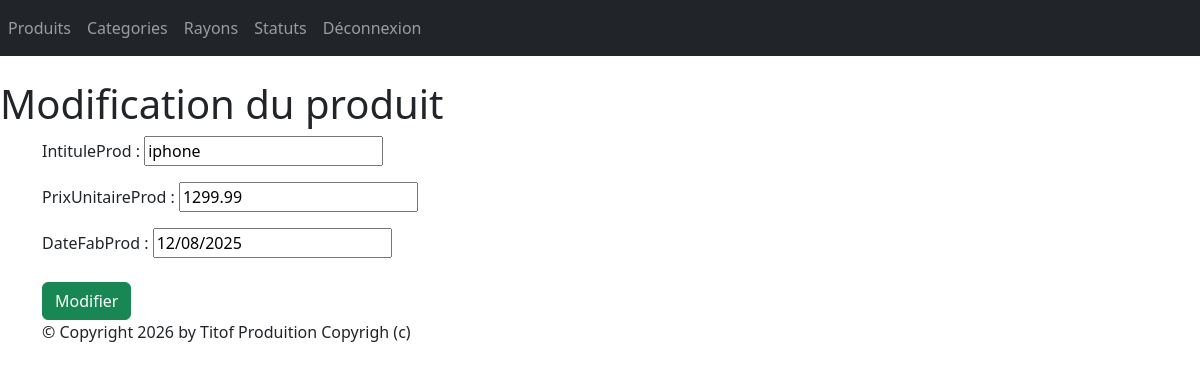
Page /monApp/produit/2/update/ (signed in) on the committed database.
### monApp/models.py (models this page shows, shortened)
class Produit(models.Model):
    refProd = models.AutoField(primary_key=True)
    intituleProd = models.CharField(max_length=200)
    prixUnitaireProd = models.DecimalField(max_digits=10, decimal_places=2)
    dateFabProd = models.DateField(default=date.today)
    categorie = models.ForeignKey(Categorie, on_delete=models.CASCADE, related_name="produit_categorie", null=True, blank=True)
    statut = models.ForeignKey(Statut, on_delete=models.CASCADE, related_name="produit_statut",null=True, blank=True)

### monApp/views.py (the view, shortened to what this page needs)
# urls.py: path("produit/<pk>/update/",views.ProduitUpdateView.as_view(), name="modificationProduit"),
@method_decorator(login_required, name='dispatch')
class ProduitUpdateView(UpdateView):
    model = Produit
    form_class=ProduitForm
    template_name = "monApp/update_produit.html"
    def get_context_data(self,**kwargs):
        context = super(ProduitUpdateView, self).get_context_data(**kwargs)
        context['titremenu'] = "Modification du produit"
        return context

### monApp/forms.py
class ProduitForm(forms.ModelForm):
    class Meta:
        model = Produit
        exclude = ('categorie', 'statut')

### monApp/templates/monApp/update_produit.html (shortened to what this page needs)
{% extends 'monApp/base.html' %}
{% block menu %}
<h1>{{titremenu}}</h1>
{% endblock %}
{% block contenu %}
<form action="" method="post" >
{{ form.as_p }}
<button type="submit" class="btn btn-success mt-2">Modifier</button>
</form>
{% endblock %}

### static/css/styles.css (style rules this page uses)
h1 { color: red ; }

### rows in the picture
Produit: intituleProd "iphone", prixUnitaireProd "1299.99", dateFabProd "12/08/2025"

### other values in the picture
{{ titremenu }} "Modification du produit"
